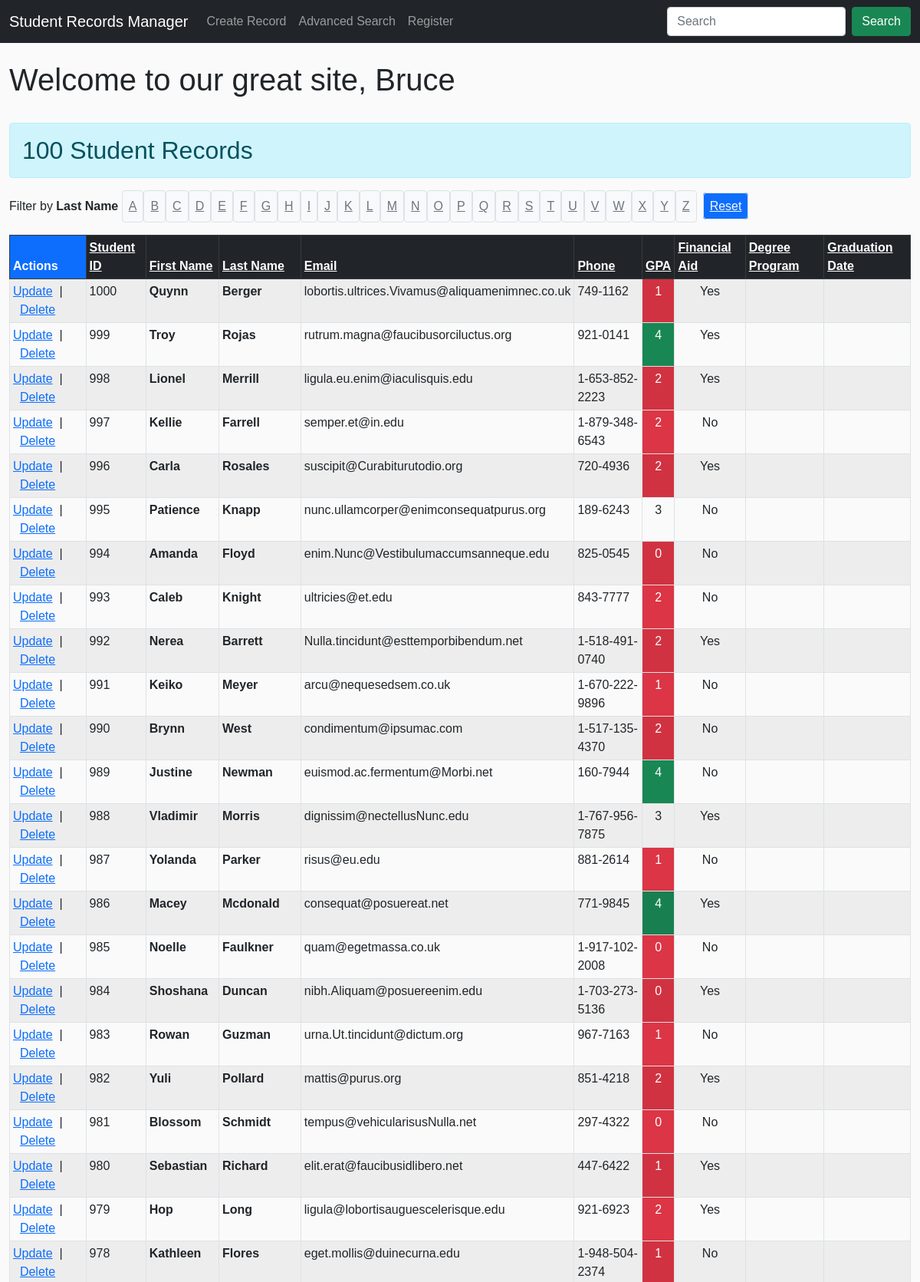
Screenshot of /display-records.php (signed in, upper part) with the database file from the repository.
### tables this page shows
CREATE TABLE `student_v2` (
  `id` mediumint(8) UNSIGNED NOT NULL,
  `student_id` mediumint(9) NOT NULL,
  `first_name` varchar(255) NOT NULL,
  `last_name` varchar(255) NOT NULL,
  `email` varchar(255) NOT NULL,
  `phone` varchar(100) NOT NULL,
  `degree_program` varchar(255) NOT NULL,
  `gpa` mediumint(9) NOT NULL,
  `financial_aid` mediumint(9) NOT NULL,
  `data_created` timestamp NOT NULL DEFAULT CURRENT_TIMESTAMP ON UPDATE CURRENT_TIMESTAMP
);

### inc/app/config.inc.php (called while the page is built, shortened)
<?php
$db_table = "student_v2";

### inc/functions/functions.inc.php (the view, shortened to what this page needs)
<?php
function display_letter_filters($filter)
{
    echo '<span class="d-inline-block mr-3">Filter by <strong>Last Name</strong></span> ';
    $letters = range('A', 'Z');
    for ($i = 0; $i < count($letters); $i++) {
        if ($filter == $letters[$i]) {
            $class = 'class="d-inline-block text-light font-weight-bold p-2 mr-3 bg-dark"';
        } else {
            $class = 'class="d-inline-block text-secondary p-2 mr-5 bg-light border rounded"';
        }
        echo "<u><a $class href='?filter=$letters[$i]' title='$letters[$i]'>$letters[$i]</a></u>";
    }
    echo '<a class="text-secondary p-2 mx-2 bg-primary text-light border rounded" href="?clearfilter" title="Reset Filter">Reset</a>&nbsp;&nbsp;';
}
function display_record_table($records)
{
    echo '<div class="table-responsive">';
    echo "<table class=\"table table-striped table-hover table-sm mt-3 table-bordered\">";
    echo '<thead class="table-dark"><tr><th class="bg-primary">Actions</th><th><a href="?sortby=student_id">Student ID</a></th><th><a href="?sortby=first_name">First Name</a></th><th><a href="?sortby=last_name">Last Name</a></th><th><a href="?sortby=email">Email</a></th><th><a href="?sortby=phone">Phone</a></th><th><a href="?sortby=gpa">GPA</a></th><th><a href="?sortby=financial_aid">Financial Aid</a></th><th><a href="?sortby=degree_program">Degree Program</a></th><th><a href="?sortby=graduation_date">Graduation Date</a></th></thead>';
    foreach ($records as $row) {
        echo '<tr>';
        echo "<td><a href=\"update-record.php?id={$row->id}\">Update</a>&nbsp;&nbsp;|&nbsp;&nbsp;<a href=\"delete-record.php?id={$row->id}\" onclick=\"return confirm('Are you sure?');\">Delete</a></td>";
        echo "<td>{$row->student_id}</td>";
        echo "<td><strong>{$row->first_name}</strong></td>";
        echo "<td><strong>{$row->last_name}</strong></td>";
        echo "<td>{$row->email}</td>";
        echo "<td>{$row->phone}</td>";
        $grade = $row->gpa;
        if ($grade <= 2.0) {
            echo "<td class='text-center bg-danger text-white'>{$row->gpa}</td>";
        } elseif ($grade == 4.0) {
            echo "<td class='text-center bg-success text-white'>{$row->gpa}</td>";
        } else {
            echo "<td class='text-center'>{$row->gpa}</td>";
        }
        if ($row->financial_aid == "1") {
            echo "<td class='text-center'>Yes</td>";
        } else {
            echo "<td class='text-center'>No</td>";
        }
        echo "<td>{$row->degree_program}</td>";
        echo "<td>{$row->graduation_date}</td>";
        echo '</tr>';
    }
    echo '</table>';
    echo '</div>';
}
function echoActiveClassIfRequestMatches($requestUri)
{
    $current_file_name = basename($_SERVER["REQUEST_URI"], ".php");
    if ($current_file_name == $requestUri)
        echo 'active';
}

### inc/layout/header.inc.php (shortened to what this page needs)
<!DOCTYPE html>
<html lang="en">
<head>
    <link rel="stylesheet" href="css/bootstrap.min.css">
    <link rel="stylesheet" href="css/style.css">
</head>
<body>
    <?php
    require_once 'inc/app/config.inc.php';
    require_once __DIR__ . "/../functions/functions.inc.php";
    ?>

### inc/layout/navbar.inc.php (shortened to what this page needs)
<nav class="navbar navbar-expand-lg navbar-dark bg-dark">
  <div class="container-fluid">
    <a class="navbar-brand" href="display-records.php">Student Records Manager</a>
    <div class="collapse navbar-collapse" id="navbarSupportedContent">
      <ul class="navbar-nav me-auto mb-2 mb-lg-0">
        <li class="nav-item <?= echoActiveClassIfRequestMatches("create-record") ?>">
          <a class="nav-link" href="create-record.php">Create Record</a>
        </li>
        <li class="nav-item <?= echoActiveClassIfRequestMatches("advanced-search") ?>">
          <a class="nav-link" href="advanced-search.php">Advanced Search</a>
        </li>
        <li class="nav-item">
          <a class="nav-link" aria-current="page" href="home.php" id="register">Register</a>
        </li>
      </ul>
      <form class="d-flex" action="search-records.php" method="post">
        <input class="form-control me-2" type="search" name="search" placeholder="Search" aria-label="Search">
        <button class="btn btn-success" type="submit">Search</button>
      </form>
    </div>
  </div>
</nav>

### display-records.php (shortened to what this page needs)
<?php
require_once 'inc/layout/header.inc.php';
require_once 'inc/layout/navbar.inc.php';
?>
<div class="container-fluid mt-4">
    <h1>Welcome to our great site, <?= isset($_SESSION['first_name']) ? $_SESSION['first_name'] : null ?></h1>
    <div class="row">
        <div class="col-sm-12 col-md-12 col-lg-12">
            <?php
            if (isset($_SESSION['first_name'])) {
                require "inc/display/content.inc.php";
            } else {
                header('Location: home.php');
            }
            ?>
        </div>
    </div>
</div>
<?php require_once 'inc/layout/footer.inc.php'; ?>

### inc/display/content.inc.php (shortened to what this page needs)
<?php
require __DIR__ . "/../db/db_connect.inc.php";
$filter = '';
if (isset($_GET["filter"])) {
    $sql = "SELECT * FROM $db_table WHERE last_name LIKE :filter";
    $stmt = $db->prepare($sql);
    $stmt->execute(["filter" => $filter . '%']);
} else {
    $sql = "SELECT * FROM $db_table";
    $stmt = $db->prepare($sql);
    $stmt->execute();
}
$records = $stmt->fetchAll();
if ($stmt->rowCount() == 0 && $filter != '') {
    echo "<h2 class=\"mt-4 alert alert-warning\">No Records for <strong>last names</strong> starting with <strong>$filter</strong></h2>";
} else {
    if (empty($filter)) {
        $text = '';
    } else {
        $text = " - last names starting with $filter";
    }
    echo "<h2 class=\"mt-4 alert alert-info\">" . $stmt->rowCount() . " Student Records" . $text . '</h2>';
}
display_letter_filters($filter);
display_record_table($records);

### inc/layout/footer.inc.php (shortened to what this page needs)
</body>
</html>

### css/style.css (style rules this page uses)
body { font-family: Arial, Helvetica, sans-serif; margin: 0; padding: 0; background: #fafafa; }
th a:link, th a:visited, th a:hover, th a:active { color: #ffffff; }
*, *:before, *:after { box-sizing: border-box; outline: none; }
html { font-family: "Calibre", "Helvetica Neue", "Helvetica", sans-serif; font-size: 16px; font-weight: 300; line-height: 1.5; color: #444; }
button { cursor: pointer; }
button, input { border: none; }

### rows the page displays
student_v2: student "1000", first_name "Quynn", last_name "Berger", email "lobortis.ultrices.Vivamus@aliquamenimnec.co.uk", phone "749-1162", gpa "1", financial_aid "Yes"
student_v2: student "999", first_name "Troy", last_name "Rojas", email "rutrum.magna@faucibusorciluctus.org", phone "921-0141", gpa "4", financial_aid "Yes"
student_v2: student "998", first_name "Lionel", last_name "Merrill", email "ligula.eu.enim@iaculisquis.edu", phone "1-653-852-2223", gpa "2", financial_aid "Yes"
student_v2: student "997", first_name "Kellie", last_name "Farrell", email "semper.et@in.edu", phone "1-879-348-6543", gpa "2", financial_aid "No"
student_v2: student "996", first_name "Carla", last_name "Rosales", email "suscipit@Curabiturutodio.org", phone "720-4936", gpa "2", financial_aid "Yes"
student_v2: student "995", first_name "Patience", last_name "Knapp", email "nunc.ullamcorper@enimconsequatpurus.org", phone "189-6243", gpa "3", financial_aid "No"
student_v2: student "994", first_name "Amanda", last_name "Floyd", email "enim.Nunc@Vestibulumaccumsanneque.edu", phone "825-0545", gpa "0", financial_aid "No"
student_v2: student "993", first_name "Caleb", last_name "Knight", email "ultricies@et.edu", phone "843-7777", gpa "2", financial_aid "No"
student_v2: student "992", first_name "Nerea", last_name "Barrett", email "Nulla.tincidunt@esttemporbibendum.net", phone "1-518-491-0740", gpa "2", financial_aid "Yes"
student_v2: student "991", first_name "Keiko", last_name "Meyer", email "arcu@nequesedsem.co.uk", phone "1-670-222-9896", gpa "1", financial_aid "No"
student_v2: student "990", first_name "Brynn", last_name "West", email "condimentum@ipsumac.com", phone "1-517-135-4370", gpa "2", financial_aid "No"
student_v2: student "989", first_name "Justine", last_name "Newman", email "euismod.ac.fermentum@Morbi.net", phone "160-7944", gpa "4", financial_aid "No"
student_v2: student "988", first_name "Vladimir", last_name "Morris", email "dignissim@nectellusNunc.edu", phone "1-767-956-7875", gpa "3", financial_aid "Yes"
student_v2: student "987", first_name "Yolanda", last_name "Parker", email "risus@eu.edu", phone "881-2614", gpa "1", financial_aid "No"
student_v2: student "986", first_name "Macey", last_name "Mcdonald", email "consequat@posuereat.net", phone "771-9845", gpa "4", financial_aid "Yes"
student_v2: student "985", first_name "Noelle", last_name "Faulkner", email "quam@egetmassa.co.uk", phone "1-917-102-2008", gpa "0", financial_aid "No"
student_v2: student "984", first_name "Shoshana", last_name "Duncan", email "nibh.Aliquam@posuereenim.edu", phone "1-703-273-5136", gpa "0", financial_aid "Yes"
student_v2: student "983", first_name "Rowan", last_name "Guzman", email "urna.Ut.tincidunt@dictum.org", phone "967-7163", gpa "1", financial_aid "No"
student_v2: student "982", first_name "Yuli", last_name "Pollard", email "mattis@purus.org", phone "851-4218", gpa "2", financial_aid "Yes"
student_v2: student "981", first_name "Blossom", last_name "Schmidt", email "tempus@vehicularisusNulla.net", phone "297-4322", gpa "0", financial_aid "No"
student_v2: student "980", first_name "Sebastian", last_name "Richard", email "elit.erat@faucibusidlibero.net", phone "447-6422", gpa "1", financial_aid "Yes"
student_v2: student "979", first_name "Hop", last_name "Long", email "ligula@lobortisauguescelerisque.edu", phone "921-6923", gpa "2", financial_aid "Yes"
student_v2: student "978", first_name "Kathleen", last_name "Flores", email "eget.mollis@duinecurna.edu", phone "1-948-504-2374", gpa "1", financial_aid "No"

### other values shown
$_SESSION['first_name'] "Bruce"
$stmt->rowCount() "100"
$letters[$i] "A"
$letters[$i] "B"
$letters[$i] "C"
$letters[$i] "D"
$letters[$i] "E"
$letters[$i] "F"
$letters[$i] "G"
$letters[$i] "H"
$letters[$i] "I"
$letters[$i] "J"
$letters[$i] "K"
$letters[$i] "L"
$letters[$i] "M"
